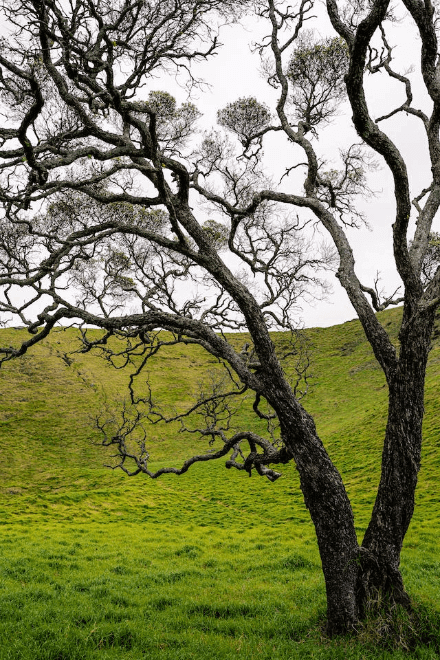
#> input picture image1.png, 440 x 660 px
$ python 14.py
#> lines starting #> are read from the running program, lines starting #| are printed output that depends on the picture; after the words box and inside, x2 and y2 are one past the last pixel; in counts of white or black regions, pixels touching at a corner belong together
import cv2
import numpy as np
import matplotlib.pyplot as plt

def region_growing(image, seed_points, tolerance=20):
    """
    Grows regions from a list of seed points.
    Each distinct region is assigned a unique random color.
    """
    h, w = image.shape
    # Create an empty color image to store the colored regions
    segmented_colored = np.zeros((h, w, 3), dtype=np.uint8)

    # Global mask to keep track of pixels already assigned to any region
    global_visited = np.zeros((h, w), dtype=bool)

    # 8-connected neighborhood directions
    neighbors = [(-1, -1), (-1, 0), (-1, 1), (0, -1), (0, 1), (1, -1), (1, 0), (1, 1)]

    for seed in seed_points:
        # Generate a distinct random color for the current seed's region
        region_color = np.random.randint(50, 255, size=3).tolist()

        # If the seed is already processed, skip it
        if global_visited[seed]:
            continue

        queue = [seed]
        seed_intensity = float(image[seed])

        # Local mask for the current region
        local_mask = np.zeros((h, w), dtype=bool)
        local_mask[seed] = True

        while queue:
            x, y = queue.pop(0)

            for dx, dy in neighbors:
                nx, ny = x + dx, y + dy

                # Check image boundaries
                if 0 <= nx < h and 0 <= ny < w:
                    if not global_visited[nx, ny] and not local_mask[nx, ny]:
                        # Homogeneity criterion: Compare pixel to the original seed intensity
                        if abs(float(image[nx, ny]) - seed_intensity) <= tolerance:
                            local_mask[nx, ny] = True
                            queue.append((nx, ny))

        # Apply the color to the segmented region
        segmented_colored[local_mask] = region_color
        # Update the global visited mask
        global_visited[local_mask] = True

    return segmented_colored

# 1. Load the grayscale image and resize it for faster computation
# A digital wallpaper with distinct contrasting elements works best here.
image = cv2.imread('image1.png', cv2.IMREAD_GRAYSCALE)
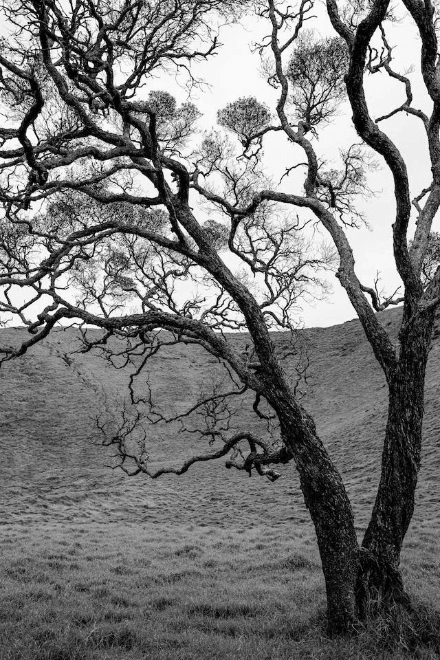
#> image: shape (660, 440); min 2, max 250, mean 120.6
image = cv2.resize(image, (256, 256)) # Resizing speeds up the custom BFS loop
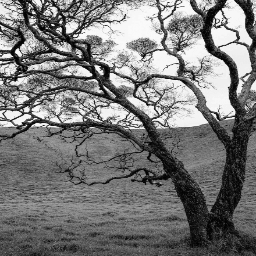
#> image: shape (256, 256); min 2, max 250, mean 120.6

# 2. Define Seed Points (y, x coordinates)
# You will need to adjust these coordinates based on your specific image.
# For example, one seed in the foreground object, one in the background.
seeds = [(128, 128), (50, 50), (200, 200)]

# 3. Apply Region Growing
# Tolerance defines how much the pixel intensity can deviate from the seed
tolerance_value = 15
segmented_result = region_growing(image, seeds, tolerance=tolerance_value)
#> the loop in region_growing, `for seed in seed_points: # Generate a distinct random color for the cu..` made 3 passes
#> seed_intensity on passes 1 to 3: 163, 12, 51
#> after the loop in region_growing, `for seed in seed_points:`:
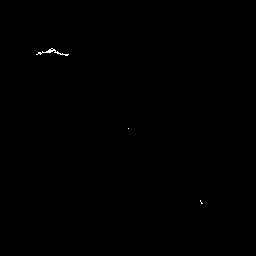
#> global_visited: shape (256, 256) bool; 0.11% white in thin lines or dots, all inside (x1, y1, x2, y2) = (36, 48, 203, 204)
#> after the loop in region_growing, `for seed in seed_points:`: local_mask: shape (256, 256) bool; 0.01% white in thin lines or dots, all inside (x1, y1, x2, y2) = (200, 200, 203, 204)

# 4. Display the results
plt.figure(figsize=(10, 5))

plt.subplot(1, 2, 1)
plt.imshow(image, cmap='gray')
# Plot the initial seed points for visualization
for pt in seeds:
    plt.plot(pt[1], pt[0], 'rx', markersize=8)
plt.title('Original Image with Seeds (Red X)')
plt.axis('off')

plt.subplot(1, 2, 2)
plt.imshow(cv2.cvtColor(segmented_result, cv2.COLOR_BGR2RGB))
plt.title('Segmented Colored Regions')
plt.axis('off')

plt.tight_layout()
plt.show()
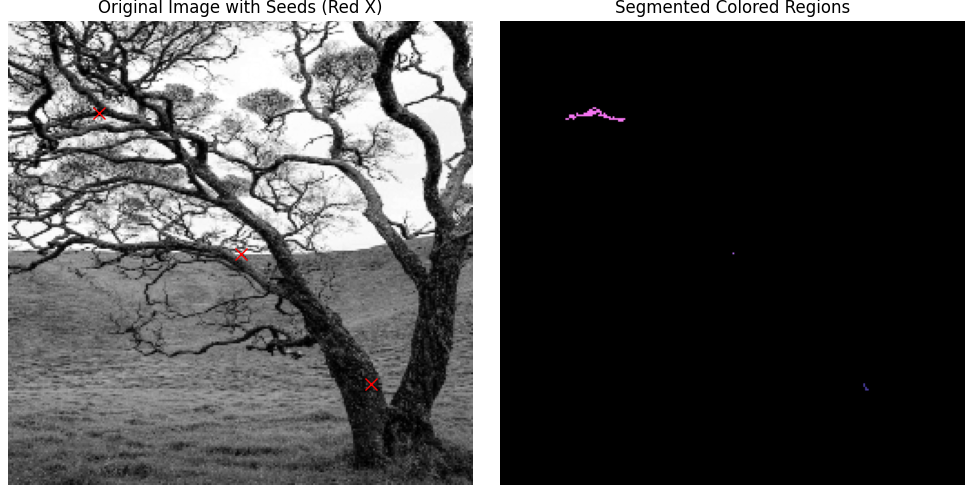
#> figure drawn by matplotlib, 2 panels
